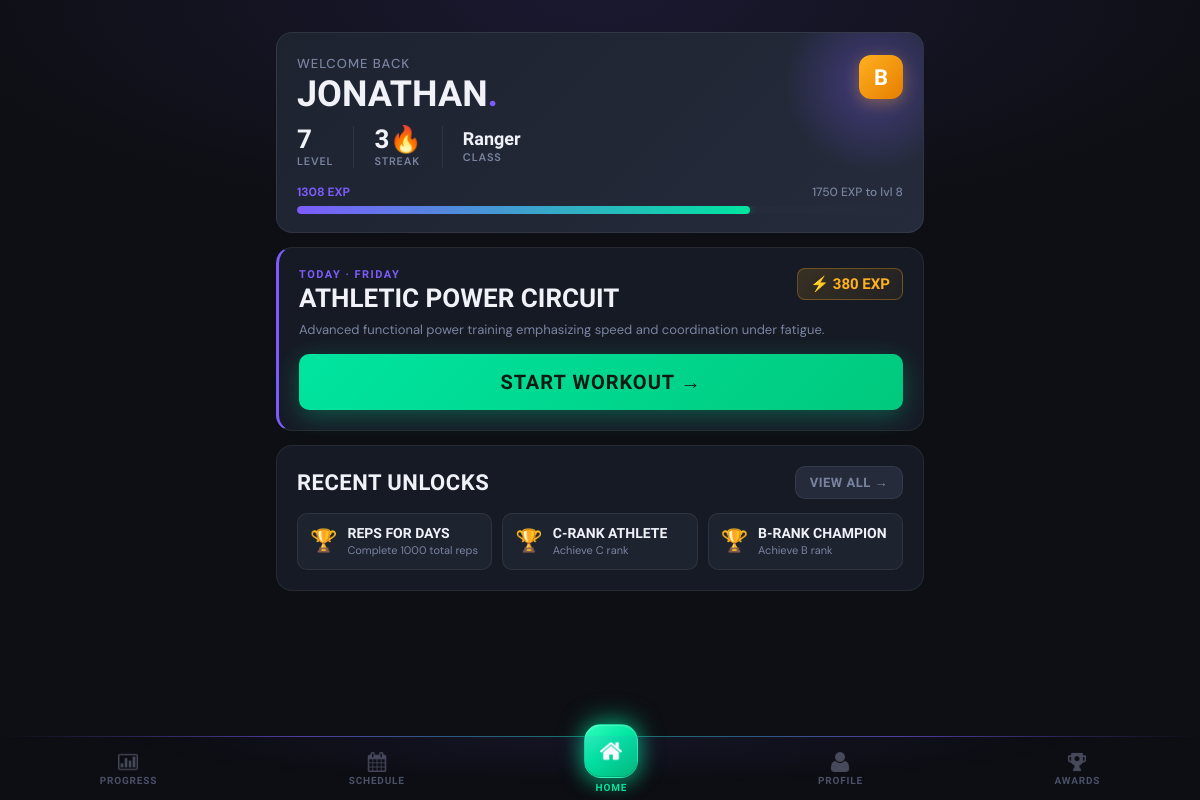
The app's page /dashboard (signed in) with its own data.
### tables this page shows
CREATE TABLE clients (
                client_id INTEGER PRIMARY KEY AUTOINCREMENT,
                phone_number TEXT UNIQUE NOT NULL,
                pin_hash TEXT NOT NULL,
                first_name TEXT NOT NULL,
                last_name TEXT NOT NULL,
                email TEXT,
                date_of_birth DATE,
                gender TEXT,
                registration_date DATETIME DEFAULT CURRENT_TIMESTAMP,
                status TEXT DEFAULT 'active',
                profile_photo_path TEXT
            );

CREATE TABLE client_streaks (
                streak_id INTEGER PRIMARY KEY AUTOINCREMENT,
                client_id INTEGER UNIQUE NOT NULL,
                current_streak INTEGER DEFAULT 0,
                longest_streak INTEGER DEFAULT 0,
                last_attendance_date DATE,
                streak_multiplier REAL DEFAULT 1.0,
                FOREIGN KEY (client_id) REFERENCES clients(client_id) ON DELETE CASCADE
            );

CREATE TABLE client_gamification (
                gamification_id INTEGER PRIMARY KEY AUTOINCREMENT,
                client_id INTEGER UNIQUE NOT NULL,
                current_level INTEGER DEFAULT 1,
                current_exp INTEGER DEFAULT 0,
                total_exp INTEGER DEFAULT 0,
                rank TEXT DEFAULT 'E',
                client_class TEXT,
                class_unlocked_at_level INTEGER, current_streak INTEGER DEFAULT 0, longest_streak INTEGER DEFAULT 0, total_reps INTEGER DEFAULT 0, workouts_completed INTEGER DEFAULT 0,
                FOREIGN KEY (client_id) REFERENCES clients(client_id) ON DELETE CASCADE
            );

CREATE TABLE routines (
                routine_id INTEGER PRIMARY KEY AUTOINCREMENT,
                routine_name TEXT NOT NULL,
                description TEXT,
                created_by TEXT,
                created_date DATETIME DEFAULT CURRENT_TIMESTAMP,
                is_active BOOLEAN DEFAULT 1
            );

CREATE TABLE client_achievements (
                client_achievement_id INTEGER PRIMARY KEY AUTOINCREMENT,
                client_id INTEGER NOT NULL,
                achievement_id INTEGER NOT NULL,
                unlocked_date DATETIME DEFAULT CURRENT_TIMESTAMP,
                FOREIGN KEY (client_id) REFERENCES clients(client_id) ON DELETE CASCADE,
                FOREIGN KEY (achievement_id) REFERENCES achievements(achievement_id) ON DELETE CASCADE,
                UNIQUE(client_id, achievement_id)
            );

CREATE TABLE achievements (
                achievement_id INTEGER PRIMARY KEY AUTOINCREMENT,
                achievement_name TEXT UNIQUE NOT NULL,
                description TEXT,
                achievement_type TEXT,
                requirement_value INTEGER,
                exp_reward INTEGER DEFAULT 0,
                icon_path TEXT
            );

### main.py (the view)
@app.route('/dashboard')
@login_required
def dashboard():
    client_id = session['client_id']
    client = Client.get_by_id(client_id)
    progress = gamification.get_client_progress(client_id)
    today = datetime.now().strftime('%A')
    today_routine = Routine.get_client_routine_for_day(client_id, today)
    routine_status = 'not_started'  # default fallback
    if today_routine:
        routine_id = today_routine.routine_id
        session_data = session_ctrl._get_session(client_id, routine_id, date.today())
        if session_data:
            if session_data.get('status') == 'completed':
                routine_status = 'completed'
            elif session_data.get('status') == 'in_progress':
                routine_status = 'in_progress'
            else:
                routine_status = 'not_started'
        else:
            routine_status = 'not_started'
    recent_achievements = achievement_ctrl.get_recent_unlocks(client_id, limit=3)
    streak_data = client.get_streak_data()
    mc = MembershipController()
    membership = mc.get_client_membership(client_id)
    notification = None
    if membership:
        end_date = datetime.strptime(membership['end_date'], '%Y-%m-%d').date()
        days_left = (end_date - date.today()).days
        print("Days Left", days_left)
        if 0 < days_left <= 5:
            notification = f"⚠️ Your membership expires in {days_left} days. Please renew soon!"
        elif days_left <= 0:
            notification = "❌ Your membership has expired. Please renew to continue training."
    try:
        newly_unlocked = achievement_ctrl.check_and_unlock_achievements(client_id)
    except Exception as e:
        print(f"Achievement check error for client {client_id}: {e}")
        newly_unlocked = []
    ann_rows = db.execute_query(
        """SELECT ann_id, title, body, ann_type, is_pinned
            FROM announcements
            WHERE (expires_at IS NULL OR expires_at >= ?)
            ORDER BY is_pinned DESC, ann_id DESC""",
        (date.today().isoformat(),)
    )
    announcements = [dict(r) for r in ann_rows]
    print("Notification:",notification)
    return render_template(
        'dashboard.html',
        client=client,
        progress=progress,
        today_routine=today_routine,
        today=today,
        recent_achievements=recent_achievements,
        streak_data=streak_data,
        newly_unlocked=newly_unlocked,
        notification=notification,
        status=routine_status,
        announcements=announcements
    )

### controllers/achievement_controller.py (called while the page is built)
    def check_and_unlock_achievements(self, client_id):
        newly_unlocked = []
        stats = self._get_client_stats(client_id)
        all_achievements = self._get_all_achievements()
        unlocked_ids = self._get_unlocked_achievement_ids(client_id)
        for achievement in all_achievements:
            if achievement['achievement_id'] in unlocked_ids:
                continue
            if self._check_achievement_requirement(achievement, stats):
                result = self.unlock_achievement(client_id, achievement['achievement_id'])
                if result['success']:
                    newly_unlocked.append(result)
        return newly_unlocked

    def get_unlocked_achievements(self, client_id):
        query = '''
            SELECT a.*, ca.unlocked_date
            FROM client_achievements ca
            JOIN achievements a ON ca.achievement_id = a.achievement_id
            WHERE ca.client_id = ?
            ORDER BY ca.unlocked_date DESC
        '''
        results = self.db.execute_query(query, (client_id,))
        unlocked = []
        for row in results:
            unlocked.append({
                'achievement_id': row['achievement_id'],
                'name': row['achievement_name'],
                'description': row['description'],
                'type': row['achievement_type'],
                'exp_reward': row['exp_reward'],
                'unlocked_date': row['unlocked_date']
            })
        return unlocked

    def get_recent_unlocks(self, client_id, limit=5):
        unlocked = self.get_unlocked_achievements(client_id)
        return unlocked[:limit]

### controllers/gamification_controller.py (called while the page is built)
    def _get_gamification_data(self, client_id):
        query = 'SELECT * FROM client_gamification WHERE client_id=?'
        result = self.db.execute_query(query, (client_id,))
        return dict(result[0]) if result else None

    def _get_streak_data(self, client_id):
        query = 'SELECT * FROM client_streaks WHERE client_id=?'
        result = self.db.execute_query(query, (client_id,))
        return dict(result[0]) if result else None

### controllers/membership_controller.py (called while the page is built)
    def get_client_membership(self, client_id):
        query = """
            SELECT * FROM client_memberships
            WHERE client_id = ?
            ORDER BY end_date DESC
            LIMIT 1
        """
        result = self.db.execute_query(query, (client_id,))
        return dict(result[0]) if result else None

### database/db_manager.py (called while the page is built)
    def disconnect(self):
        if self.conn:
            self.conn.close()

### templates/dashboard.html (shortened to what this page needs)
{% extends "base.html" %}
{% block content %}
<div class="hero">
    <div class="rank-badge">{{ progress.rank }}</div>
    <div class="hero-greeting">Welcome back</div>
    <div class="hero-name">{{ client.first_name }}<span>.</span></div>
    <div class="hero-stats">
        <div class="hero-stat">
            <span class="hero-stat-val">{{ progress.level }}</span>
            <span class="hero-stat-lbl">Level</span>
        </div>
        <div class="hero-stat">
            <span class="hero-stat-val">{{ streak_data.current_streak if streak_data else 0 }}🔥</span>
            <span class="hero-stat-lbl">Streak</span>
        </div>
        {% if progress.class %}
        <div class="hero-stat">
            <span class="hero-stat-val" style="font-size:18px; padding-top:4px;">{{ progress.class }}</span>
            <span class="hero-stat-lbl">Class</span>
        </div>
        {% endif %}
    </div>
    <div class="exp-bar-wrap">
        <div class="exp-bar-labels">
            <span>{{ progress.current_exp }} EXP</span>
            <span>{{ progress.next_level_exp }} EXP to lvl {{ progress.level + 1 }}</span>
        </div>
        <div class="progress-track">
            <div class="progress-fill" style="width: {{ progress.progress_percentage }}%"></div>
        </div>
    </div>
</div>
<div class="card workout-card">
    {% if today_routine %}
    <div class="workout-card-header">
        <div>
            <div class="workout-section-label">Today · {{ today }}</div>
            <div class="workout-name">{{ today_routine.routine_name }}</div>
        </div>
        <div class="workout-exp-badge">⚡ {{ today_routine.calculate_total_exp() }} EXP</div>
    </div>
    <div class="workout-desc">{{ today_routine.description or 'Your workout is ready.' }}</div>
    {% if status == 'completed' %}
    <a href="{{ url_for('workout', routine_id=today_routine.routine_id) }}" class="btn-workout btn-workout-done">
        ✓ Completed Today
    </a>
    {% elif status == 'in_progress' %}
    <a href="{{ url_for('workout', routine_id=today_routine.routine_id) }}" class="btn-workout btn-workout-continue">
        ▶ Continue Workout →
    </a>
    {% else %}
    <a href="{{ url_for('workout', routine_id=today_routine.routine_id) }}" class="btn-workout btn-workout-start">
        Start Workout →
    </a>
    {% endif %}
    {% else %}
    <div class="workout-section-label">Today · {{ today }}</div>
    <div class="rest-day-text">
        <span class="rest-day-icon">😴</span>
        Rest day — no routine scheduled.<br>Recovery is part of the grind.
    </div>
    {% endif %}
</div>
{% if recent_achievements %}
<div class="card">
    <div style="display:flex; justify-content:space-between; align-items:center; margin-bottom:14px;">
        <h2 style="margin:0;">Recent Unlocks</h2>
        <a href="{{ url_for('achievements') }}" class="btn btn-ghost btn-sm">View All →</a>
    </div>
    <div class="ach-strip">
        {% for ach in recent_achievements %}
        <div class="ach-strip-item">
            <div class="ach-strip-icon">🏆</div>
            <div>
                <div class="ach-strip-name">{{ ach.name }}</div>
                <div class="ach-strip-desc">{{ ach.description }}</div>
            </div>
        </div>
        {% endfor %}
    </div>
</div>
{% endif %}
{% endblock %}

### templates/base.html (shortened to what this page needs)
<!DOCTYPE html>
<html lang="en">
<head>
</head>
<body>
    {% if session.client_id %}
    <div class="bottom-nav">
        <a href="{{ url_for('progress') }}"
           class="nav-item {% if request.endpoint == 'progress' %}active{% endif %}">
            <img src="/static/icons/progress.png" alt="">
            <span>Progress</span>
        </a>
        <a href="{{ url_for('schedule') }}"
           class="nav-item {% if request.endpoint == 'schedule' %}active{% endif %}">
            <img src="/static/icons/schedule.png" alt="">
            <span>Schedule</span>
        </a>
        <a href="{{ url_for('dashboard') }}"
           class="nav-item-home {% if request.endpoint == 'dashboard' %}active{% endif %}">
            <div class="nav-home-btn">
                <img src="/static/icons/home.png" alt="">
            </div>
            <span>Home</span>
        </a>
        <a href="{{ url_for('profile') }}"
           class="nav-item {% if request.endpoint == 'profile' %}active{% endif %}">
            <img src="/static/icons/profile.png" alt="">
            <span>Profile</span>
        </a>
        <a href="{{ url_for('achievements') }}"
           class="nav-item {% if request.endpoint == 'achievements' %}active{% endif %}">
            <img src="/static/icons/achievment.png" alt="">
            <span>Awards</span>
        </a>
    </div>
    {% endif %}
    <div class="container">
        {% block content %}{% endblock %}
    </div>
</body>
</html>

### templates/dashboard.html (style rules this page uses)
.hero { background: linear-gradient(135deg, var(--surface-2) 0%, var(--surface-3) 100%); border: 1px solid var(--border); border-radius: var(--radius); padding: 22px 20px 18px; margin-bottom: 14px; position: relative; overflow: hidden; }
.hero::before { content: ''; position: absolute; top: -40px; right: -40px; width: 180px; height: 180px; background: radial-gradient(circle, var(--brand-glow), transparent 70%); pointer-events: none; }
.hero-greeting { font-size: 13px; color: var(--text-muted); font-weight: 500; text-transform: uppercase; letter-spacing: 1px; margin-bottom: 4px; }
.hero-name { font-family: var(--font-display); font-size: 36px; font-weight: 800; color: var(--text); text-transform: uppercase; line-height: 1; margin-bottom: 14px; }
.hero-name span { color: var(--brand); }
.hero-stats { display: flex; gap: 20px; flex-wrap: wrap; }
.hero-stat { display: flex; flex-direction: column; }
.hero-stat-val { font-family: var(--font-display); font-size: 26px; font-weight: 800; line-height: 1; color: var(--text); }
.hero-stat-lbl { font-size: 11px; color: var(--text-muted); text-transform: uppercase; letter-spacing: 0.8px; font-weight: 600; margin-top: 2px; }
.exp-bar-wrap { margin-top: 16px; }
.exp-bar-labels { display: flex; justify-content: space-between; font-size: 12px; color: var(--text-muted); font-weight: 500; margin-bottom: 6px; }
.exp-bar-labels span:first-child { color: var(--brand); font-weight: 700; }
.rank-badge { display: inline-flex; align-items: center; justify-content: center; width: 44px; height: 44px; border-radius: 12px; font-family: var(--font-display); font-size: 22px; font-weight: 800; background: linear-gradient(135deg, var(--amber), #e67e00); color: #fff; box-shadow: 0 4px 16px rgba(255,176,32,0.35); margin-left: auto; position: absolute; top: 22px; right: 20px; }
.workout-card { border-left: 3px solid var(--brand); }
.workout-card-header { display: flex; justify-content: space-between; align-items: flex-start; margin-bottom: 10px; }
.workout-section-label { font-size: 11px; font-weight: 700; text-transform: uppercase; letter-spacing: 1.5px; color: var(--brand); margin-bottom: 4px; font-family: var(--font-display); }
.workout-name { font-family: var(--font-display); font-size: 26px; font-weight: 800; color: var(--text); text-transform: uppercase; line-height: 1; }
.workout-desc { font-size: 13px; color: var(--text-muted); margin: 6px 0 16px; }
.workout-exp-badge { background: linear-gradient(135deg, rgba(255,176,32,0.15), rgba(255,176,32,0.05)); border: 1px solid rgba(255,176,32,0.3); color: var(--amber); font-family: var(--font-display); font-size: 15px; font-weight: 700; padding: 6px 12px; border-radius: 8px; white-space: nowrap; }
.btn-workout { display: flex; align-items: center; justify-content: center; width: 100%; padding: 16px; border-radius: var(--radius-sm); font-family: var(--font-display); font-size: 20px; font-weight: 800; letter-spacing: 1px; text-transform: uppercase; text-decoration: none; border: none; transition: all 0.2s; cursor: pointer; }
.btn-workout-start { background: linear-gradient(135deg, var(--green), #00c97d); color: #0d1a12; box-shadow: 0 6px 24px var(--green-glow); }
.ach-strip { display: grid; grid-template-columns: repeat(auto-fill, minmax(160px, 1fr)); gap: 10px; margin-top: 4px; }
.ach-strip-item { background: var(--surface-2); border: 1px solid var(--border); border-radius: var(--radius-sm); padding: 12px; display: flex; gap: 10px; align-items: flex-start; }
.ach-strip-icon { font-size: 22px; flex-shrink: 0; }
.ach-strip-name { font-family: var(--font-display); font-size: 14px; font-weight: 700; color: var(--text); text-transform: uppercase; line-height: 1.1; }
.ach-strip-desc { font-size: 11px; color: var(--text-muted); margin-top: 2px; }

### records on screen
clients: first_name "JONATHAN"
client_streaks: current_streak "3"
client_gamification: class "Ranger", current_exp "1308"
routines: routine_name "ATHLETIC POWER CIRCUIT", description "Advanced functional power training emphasizing speed and coordination under fatigue."
client_achievements: name "REPS FOR DAYS", description "Complete 1000 total reps"
client_achievements: name "C-RANK ATHLETE", description "Achieve C rank"
client_achievements: name "B-RANK CHAMPION", description "Achieve B rank"

### other values on screen
{{ progress.rank }} "B"
{{ progress.level }} "7"
{{ progress.next_level_exp }} "1750"
{{ progress.level + 1 }} "8"
{{ today_routine.calculate_total_exp() }} "380"
